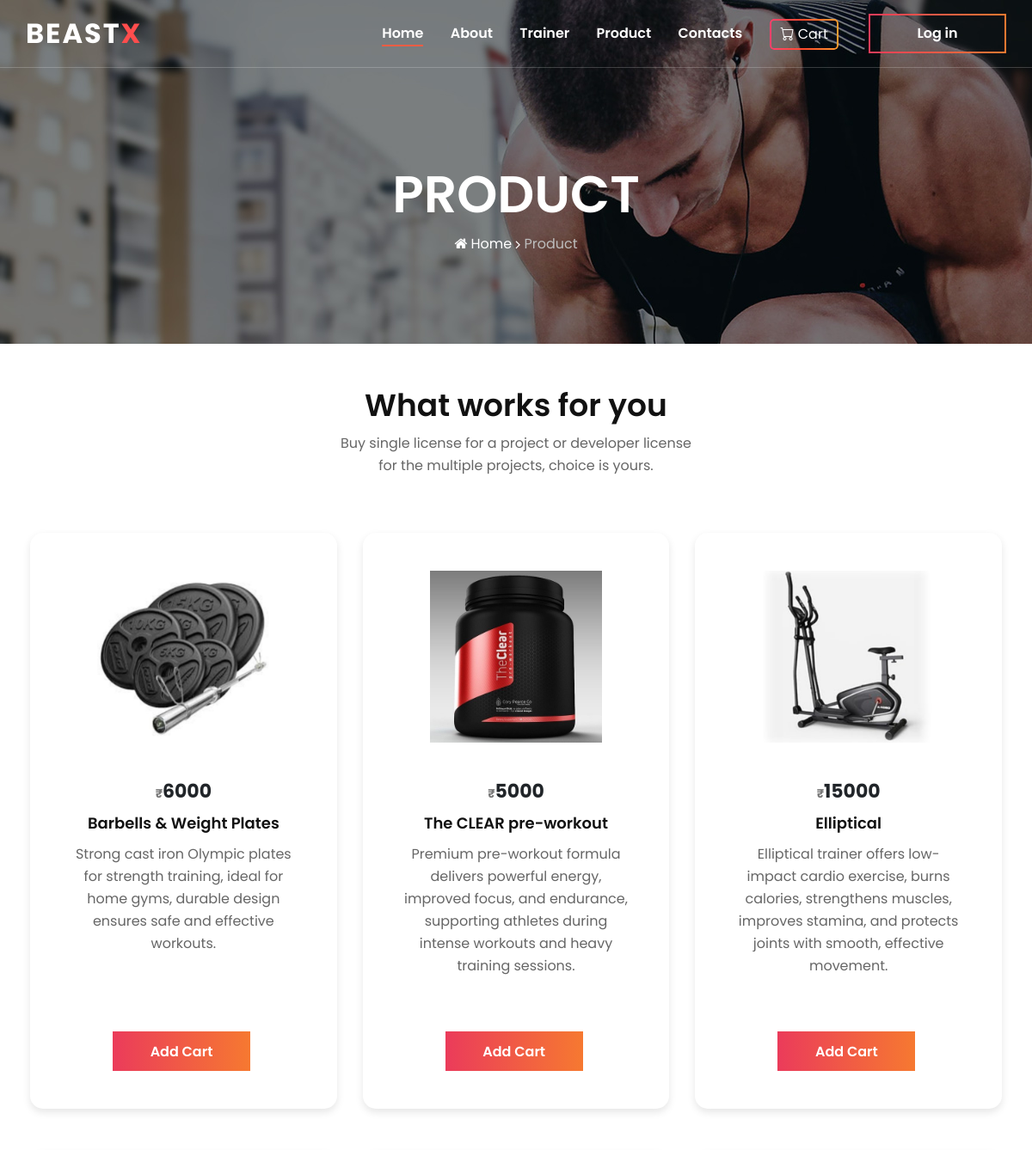
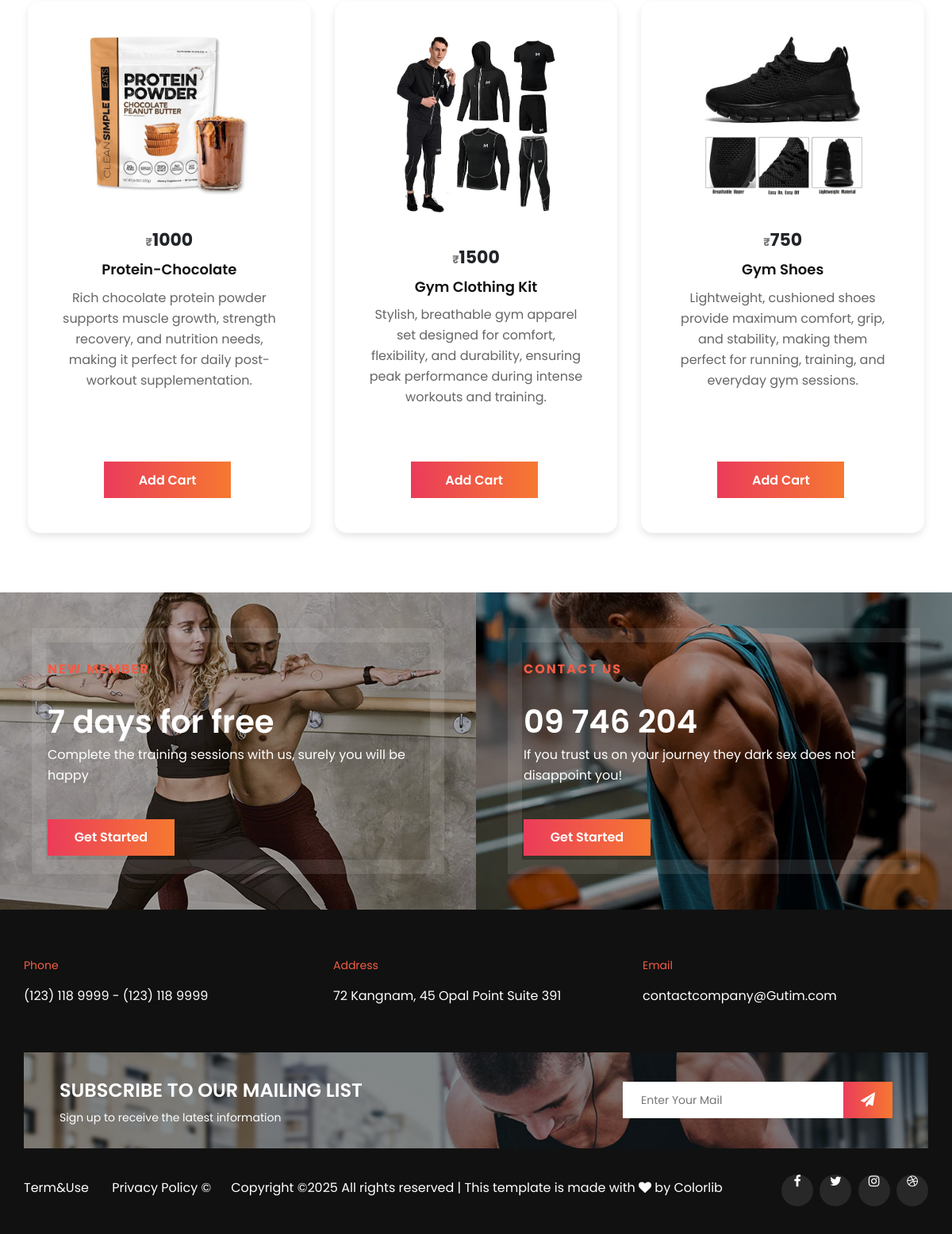
Page /user/product.php on the committed database (2 pictures, top to bottom).
### tables this page shows
CREATE TABLE `product_master` (
  `pid` int(11) NOT NULL,
  `cid` int(11) NOT NULL,
  `pname` varchar(30) NOT NULL,
  `pdesc` varchar(250) NOT NULL,
  `qty` int(11) NOT NULL,
  `rate` double NOT NULL,
  `pdate` date NOT NULL,
  `photo` varchar(30) NOT NULL,
  `status` int(11) NOT NULL
);

### user/product.php (the view, shortened to what this page needs)
<link rel="stylesheet" href="css/header.css">
<link rel="stylesheet" href="css/style.css">
<link rel="stylesheet" href="css/bootstrap.min.css" type="text/css">
<link rel="stylesheet" href="css/font-awesome.min.css" type="text/css">
<link rel="stylesheet" href="css/owl.carousel.min.css" type="text/css">
<link rel="stylesheet" href="css/magnific-popup.css" type="text/css">
<link rel="stylesheet" href="css/slicknav.min.css" type="text/css">
<?php
include("header.php");
?>
<section class="breadcrumb-section set-bg" data-setbg="img/breadcrumb/classes-breadcrumb.jpg">
    <div class="container">
        <div class="row">
            <div class="col-lg-12">
                <div class="breadcrumb-text">
                    <h2>Product</h2>
                    <div class="breadcrumb-option">
                        <a href="index.php"><i class="fa fa-home"></i> Home</a>
                        <span>Product</span>
                    </div>
                </div>
            </div>
        </div>
    </div>
</section>
<section class="pricing-section">
    <h2>What works for you</h2>
    <p>Buy single license for a project or developer license<br>
        for the multiple projects, choice is yours.</p>
    <div class="container">
        <div class="row justify-content-center">
            <?php
            include("../admin/pages/connectdb.php");
            $catname = "";
            $q = mysqli_query($conn, "select * from product_master");
            while ($row = mysqli_fetch_array($q)) {
                if ($row['cid'] == 1) {
                    $catname = "Protein-Powders";
                } elseif ($row['cid'] == 2) {
                    $catname = "Gym-Equipment";
                } else {
                    $catname = "Gym-Apparel";
                }
            ?>
                <div class="col-md-4">
                    <div class="card p-4 prdts h-90">
                        <img src="../admin/pages/images/product/<?php echo $catname; ?>/<?php echo $row['photo'] ?>">
                        <div class="card-body text-center d-flex flex-column">
                            <div class="price"><span>₹</span><?php echo $row['rate'] ?></div>
                            <h5 class="card-title"><?php echo $row['pname'] ?></h5>
                            <p class="card-text flex-grow-1"><?php echo $row['pdesc'] ?></p>
                            <button class="blue-link primary-btn cartbtn mt-auto">Add Cart</button>
                        </div>
                    </div>
                </div>
            <?php } ?>
        </div>
    </div>
</section>
<?php
include("footer.php");
?>

### user/header.php (shortened to what this page needs)
<link rel="stylesheet" href="https://cdn.jsdelivr.net/npm/bootstrap-icons@1.11.3/font/bootstrap-icons.css">
<link rel="stylesheet" href="css/bootstrap.min.css" type="text/css">
<link rel="stylesheet" href="css/font-awesome.min.css" type="text/css">
<link rel="stylesheet" href="css/owl.carousel.min.css" type="text/css">
<link rel="stylesheet" href="css/magnific-popup.css" type="text/css">
<link rel="stylesheet" href="css/slicknav.min.css" type="text/css">
<link rel="stylesheet" href="css/style.css" type="text/css">
<header class="header-section">
    <div class="container">
        <div class="logo">
            <a href="index.php">
                <span class="brand-text">BEAST<span class="brand-highlight">X</span></span>
            </a>
        </div>
        <div class="nav-menu">
            <nav class="mainmenu mobile-menu">
                <ul>
                    <li class="active"><a href="index.php">Home</a></li>
                    <li><a href="about.php">About</a></li>
                    <li><a href="trainer.php">Trainer</a></li>
                    <li><a href="product.php">Product</a></li>
                    <li><a href="contect.php">Contacts</a></li>
                    <button type="button" class="btn custom-btn">
                        <i class="bi bi-cart"></i> Cart
                    </button>
                </ul>
            </nav>
            <a href="login.php" class="primary-btn signup-btn">Log in</a>
        </div>
    </div>
</header>

### user/footer.php (shortened to what this page needs)
<link rel="stylesheet" href="css/bootstrap.min.css" type="text/css">
<link rel="stylesheet" href="css/font-awesome.min.css" type="text/css">
<link rel="stylesheet" href="css/owl.carousel.min.css" type="text/css">
<link rel="stylesheet" href="css/magnific-popup.css" type="text/css">
<link rel="stylesheet" href="css/slicknav.min.css" type="text/css">
<link rel="stylesheet" href="css/style.css" type="text/css">
<section class="footer-banner">
    <div class="container-fluid">
        <div class="row">
            <div class="col-lg-6">
                <div class="footer-banner-item set-bg" data-setbg="img/footer-banner/footer-banner-1.jpg">
                    <span>New member</span>
                    <h2>7 days for free</h2>
                    <p>Complete the training sessions with us, surely you will be happy</p>
                    <a href="#" class="primary-btn">Get Started</a>
                </div>
            </div>
            <div class="col-lg-6">
                <div class="footer-banner-item set-bg" data-setbg="img/footer-banner/footer-banner-2.jpg">
                    <span>contact us</span>
                    <h2>09 746 204</h2>
                    <p>If you trust us on your journey they dark sex does not disappoint you!</p>
                    <a href="#" class="primary-btn">Get Started</a>
                </div>
            </div>
        </div>
    </div>
</section>
<footer class="footer-section">
    <div class="container">
        <div class="row">
            <div class="col-md-4">
                <div class="contact-option">
                    <span>Phone</span>
                    <p>(123) 118 9999 - (123) 118 9999</p>
                </div>
            </div>
            <div class="col-md-4">
                <div class="contact-option">
                    <span>Address</span>
                    <p>72 Kangnam, 45 Opal Point Suite 391</p>
                </div>
            </div>
            <div class="col-md-4">
                <div class="contact-option">
                    <span>Email</span>
                    <p>contactcompany@Gutim.com</p>
                </div>
            </div>
        </div>
        <div class="subscribe-option set-bg" data-setbg="img/footer-signup.jpg">
            <div class="so-text">
                <h4>Subscribe To Our Mailing List</h4>
                <p>Sign up to receive the latest information </p>
            </div>
            <form action="#" class="subscribe-form">
                <input type="text" placeholder="Enter Your Mail">
                <button type="submit"><i class="fa fa-send"></i></button>
            </form>
        </div>
        <div class="copyright-text">
            <ul>
                <li><a href="#">Term&Use</a></li>
                <li><a href="#">Privacy Policy</a></li>
            </ul>
            <p>&copy;
            <p>
                Copyright &copy; All rights reserved | This template is made with <i class="fa fa-heart" aria-hidden="true"></i> by <a href="https://colorlib.com/" target="_blank">Colorlib</a>
                </p>
            </p>
            <div class="footer-social">
                <a href="#"><i class="fa fa-facebook"></i></a>
                <a href="#"><i class="fa fa-twitter"></i></a>
                <a href="#"><i class="fa fa-instagram"></i></a>
                <a href="#"><i class="fa fa-dribbble"></i></a>
            </div>
        </div>
    </div>
</footer>

### user/css/header.css (style rules this page uses)
.header-section { position: absolute; left: 0; top: 0; width: 100%; border-bottom: 1px solid rgba(255, 255, 255, 0.2); }
.logo { float: left; }
.logo a { display: inline-block; padding: 24px 0 29px; }
.nav-menu { float: right; }
.nav-menu .mainmenu { display: inline-block; }
.nav-menu .mainmenu ul li { list-style: none; display: inline-block; margin-right: 27px; }
.nav-menu .mainmenu ul li.active a:after { opacity: 1; }
.nav-menu .mainmenu ul li a { font-size: 16px; color: #ffffff; font-weight: 600; padding: 28px 0; position: relative; }
.nav-menu .mainmenu ul li a:after { position: absolute; left: 0; bottom: 24px; width: 100%; height: 2px; background: #f15d44; content: ""; opacity: 0; -webkit-transition: all 0.3s; -o-transition: all 0.3s; transition: all 0.3s; }
.nav-menu .signup-btn { display: inline-block; margin: 16px 0px 16px 30px; }
.nav-menu .signup-btn:after { opacity: 0; }
.footer-banner-item { height: 400px; margin-left: -15px; margin-right: -15px; position: relative; padding-top: 85px; padding-left: 60px; padding-right: 60px; z-index: 1; }
.footer-banner-item:after { position: absolute; left: 50%; top: 50%; width: 520px; height: 310px; border: 18px solid rgba(255, 255, 255, 0.1); content: ""; -webkit-transform: translate(-260px, -155px); -ms-transform: translate(-260px, -155px); transform: translate(-260px, -155px); z-index: -1; }
.footer-banner-item span { font-size: 16px; color: #f15d44; font-weight: 700; letter-spacing: 2px; text-transform: uppercase; }
.footer-banner-item h2 { font-size: 40px; color: #ffffff; font-weight: 600; margin-top: 30px; margin-bottom: 5px; }
.footer-banner-item p { color: #ffffff; margin-bottom: 42px; }
.footer-section { background: #111111; padding-top: 60px; padding-bottom: 30px; }
.contact-option span { font-size: 14px; color: #f15d44; }
.contact-option p { font-size: 16px; color: #ffffff; margin-top: 15px; }
.subscribe-option { overflow: hidden; padding: 0 45px; margin-bottom: 30px; margin-top: 43px; }
.subscribe-option .so-text { float: left; padding: 34px 0 26px; }
.subscribe-option .so-text h4 { color: #ffffff; font-weight: 600; text-transform: uppercase; margin-bottom: 6px; }
.subscribe-option .so-text p { margin-bottom: 0; font-size: 14px; color: #ffffff; }
.subscribe-option .subscribe-form { float: right; width: 340px; position: relative; margin: 37px 0; }
.subscribe-option .subscribe-form input { width: 100%; height: 46px; font-size: 14px; color: #bdbdbd; border: 1px solid #ffffff; padding-left: 22px; }
.subscribe-option .subscribe-form button { font-size: 18px; color: #ffffff; background: -webkit-gradient(linear, left top, right top, from(#eb3c5a), to(#f67831)); background: -o-linear-gradient(left, #eb3c5a, #f67831); background: linear-gradient(to right, #eb3c5a, #f67831); border: none; height: 46px; position: absolute; right: 0; top: 0; padding: 0 22px; }
.copyright-text { overflow: hidden; }
.copyright-text p { padding-top: 6px; -float: left; color: #ffffff; margin-right: 25px; display: inline-block; }
.copyright-text p a { color: #ffffff; }
.copyright-text ul { display: inline-block; }
.copyright-text ul li { list-style: none; font-size: 16px; display: inline-block; margin-right: 25px; line-height: 40px; }
.copyright-text ul li:last-child { margin-right: 0; }
.copyright-text ul li a { color: #ffffff; }
.copyright-text .footer-social { float: right; }
.copyright-text .footer-social a { display: inline-block; font-size: 16px; color: #ffffff; width: 40px; height: 40px; background: #282828; text-align: center; line-height: 40px; border-radius: 50%; margin-left: 4px; }
.copyright-text .footer-social a:first-child { margin-left: 0; }
.breadcrumb-section { padding-top: 190px; height: 400px; }
.breadcrumb-text { text-align: center; }
.breadcrumb-text h2 { font-size: 60px; color: #ffffff; font-weight: 600; text-transform: uppercase; margin-bottom: 10px; }
.breadcrumb-text .breadcrumb-option a { font-size: 16px; color: #ffffff; display: inline-block; margin-right: 10px; position: relative; }
.breadcrumb-text .breadcrumb-option a:after { position: absolute; right: -10px; top: 0; content: ""; font-family: "FontAwesome"; }
.breadcrumb-text .breadcrumb-option span { font-size: 16px; color: #bdbdbd; display: inline-block; }

### rows in the picture
product_master: photo (picture), rate "6000", pname "Barbells & Weight Plates", pdesc "Strong cast iron Olympic plates for strength training, ideal for home gyms, durable design ensures safe and effective workouts."
product_master: photo (picture), rate "5000", pname "The CLEAR pre-workout", pdesc "Premium pre-workout formula delivers powerful energy, improved focus, and endurance, supporting athletes during intense workouts and heavy training sessions."
product_master: photo (picture), rate "15000", pname "Elliptical", pdesc "Elliptical trainer offers low-impact cardio exercise, burns calories, strengthens muscles, improves stamina, and protects joints with smooth, effective movement."
product_master: photo (picture), rate "1000", pname "Protein-Chocolate", pdesc "Rich chocolate protein powder supports muscle growth, strength recovery, and nutrition needs, making it perfect for daily post-workout supplementation."
product_master: photo (picture), rate "1500", pname "Gym Clothing Kit", pdesc "Stylish, breathable gym apparel set designed for comfort, flexibility, and durability, ensuring peak performance during intense workouts and training."
product_master: photo (picture), rate "750", pname "Gym Shoes", pdesc "Lightweight, cushioned shoes provide maximum comfort, grip, and stability, making them perfect for running, training, and everyday gym sessions."
